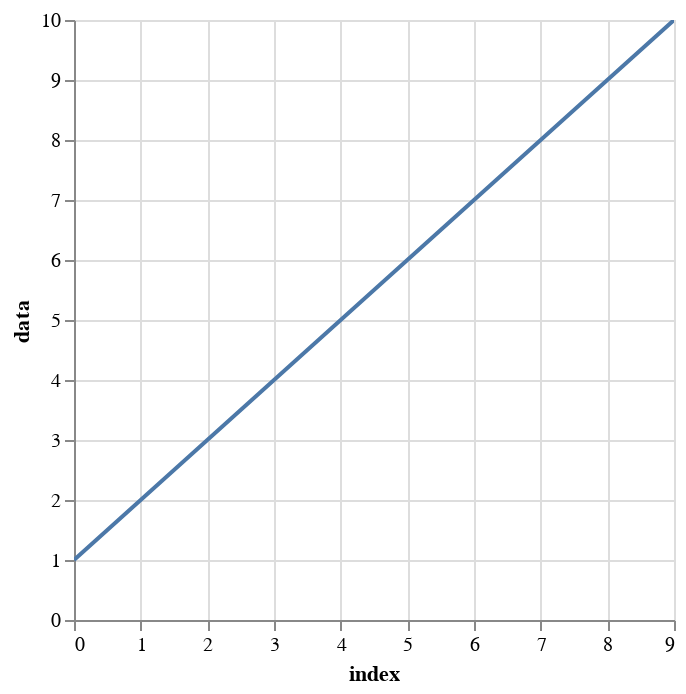

The code cell stored with this chart in its notebook:
### Markdown cell above
### linear & cos/sin

### Code cell
value = pl.Series("data", [1, 2, 3, 4, 5, 6, 7, 8, 9, 10])
value.plot.line()

### Figure 1 — Vega-Lite specification as saved in the notebook (floating-point values rounded to 4 significant figures)
{"config": {"view": {"continuousWidth": 300, "continuousHeight": 300}}, "data": {"name": "data-c952a2760c881616e618e76ab0eea937"}, "mark": {"type": "line"}, "encoding": {"tooltip": [{"field": "index", "type": "quantitative"}, {"field": "data", "type": "quantitative"}], "x": {"field": "index", "type": "quantitative"}, "y": {"field": "data", "type": "quantitative"}}, "params": [{"name": "param_4", "select": {"type": "interval", "encodings": ["x", "y"]}, "bind": "scales"}], "$schema": "https://vega.github.io/schema/vega-lite/v5.20.1.json", "datasets": {"data-c952a2760c881616e618e76ab0eea937": [{"index": 0, "data": 1}, {"index": 1, "data": 2}, {"index": 2, "data": 3}, {"index": 3, "data": 4}, {"index": 4, "data": 5}, {"index": 5, "data": 6}, {"index": 6, "data": 7}, {"index": 7, "data": 8}, {"index": 8, "data": 9}, {"index": 9, "data": 10}]}}
